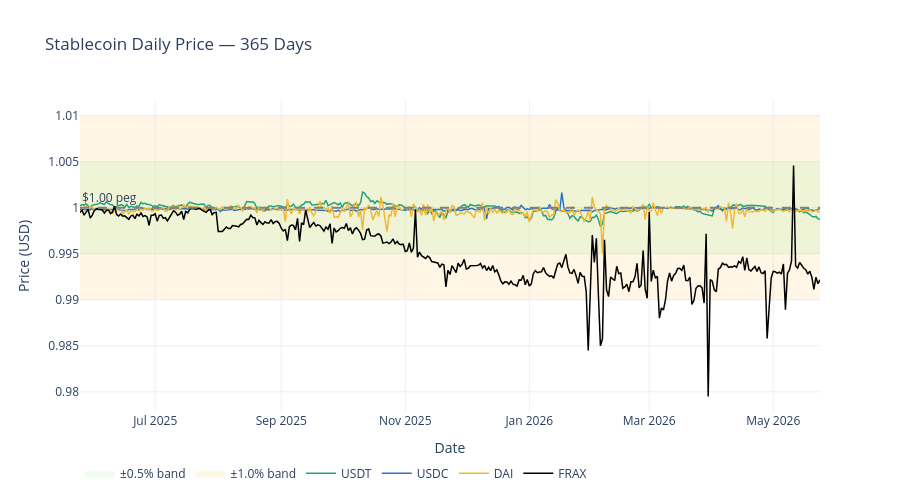

This figure's notebook cell:
### Markdown cell above
### 5.1 — Daily Price Time Series with Peg Bands

### Code cell
fig = go.Figure()
x_band = list(prices.index) + list(prices.index[::-1])
fig.add_trace(go.Scatter(x=x_band,
    y=[1+TIGHT_BAND]*len(prices) + [1-TIGHT_BAND]*len(prices),
    fill="toself", fillcolor="rgba(144,238,144,0.15)",
    line=dict(color="rgba(0,0,0,0)"), name="±0.5% band"))
fig.add_trace(go.Scatter(x=x_band,
    y=[1+DEPEG_BAND]*len(prices) + [1-DEPEG_BAND]*len(prices),
    fill="toself", fillcolor="rgba(255,165,0,0.10)",
    line=dict(color="rgba(0,0,0,0)"), name="±1.0% band"))
fig.add_hline(y=1.0, line_dash="dash", line_color="gray",
    annotation_text="$1.00 peg", annotation_position="top left")
for ticker in COINS:
    fig.add_trace(go.Scatter(x=prices.index, y=prices[ticker],
        mode="lines", name=ticker, line=dict(color=COLORS[ticker], width=1.5)))
fig.update_layout(title="Stablecoin Daily Price — 365 Days",
    xaxis_title="Date", yaxis_title="Price (USD)",
    hovermode="x unified", template="plotly_white",
    legend=dict(orientation="h", y=-0.15), height=500)

save_chart(fig, "price_timeseries.png", height=500)
fig.show()

### Figure 1 — Plotly figure (JSON) as saved in the notebook; plotly's stock layout.template omitted (floating-point values rounded to 4 significant figures; data arrays with more than 128 entries replaced by an {"elided": "..."} marker saying what was removed)
{"data": [{"fill": "toself", "fillcolor": "rgba(144,238,144,0.15)", "line": {"color": "rgba(0,0,0,0)"}, "name": "±0.5% band", "type": "scatter", "x": {"elided": "730 str values"}, "y": {"elided": "730 float values"}}, {"fill": "toself", "fillcolor": "rgba(255,165,0,0.10)", "line": {"color": "rgba(0,0,0,0)"}, "name": "±1.0% band", "type": "scatter", "x": {"elided": "730 str values"}, "y": {"elided": "730 float values"}}, {"line": {"color": "#26A17B", "width": 1.5}, "mode": "lines", "name": "USDT", "type": "scatter", "x": {"elided": "365 str values"}, "y": {"elided": "365 float values"}}, {"line": {"color": "#2775CA", "width": 1.5}, "mode": "lines", "name": "USDC", "type": "scatter", "x": {"elided": "365 str values"}, "y": {"elided": "365 float values"}}, {"line": {"color": "#F4B731", "width": 1.5}, "mode": "lines", "name": "DAI", "type": "scatter", "x": {"elided": "365 str values"}, "y": {"elided": "365 float values"}}, {"line": {"color": "#000000", "width": 1.5}, "mode": "lines", "name": "FRAX", "type": "scatter", "x": {"elided": "365 str values"}, "y": {"elided": "365 float values"}}], "layout": {"annotations": [{"showarrow": false, "text": "$1.00 peg", "x": 0, "xanchor": "left", "xref": "x domain", "y": 1, "yanchor": "bottom", "yref": "y"}], "height": 500, "hovermode": "x unified", "legend": {"orientation": "h", "y": -0.15}, "shapes": [{"line": {"color": "gray", "dash": "dash"}, "type": "line", "x0": 0, "x1": 1, "xref": "x domain", "y0": 1, "y1": 1, "yref": "y"}], "title": {"text": "Stablecoin Daily Price — 365 Days"}, "xaxis": {"title": {"text": "Date"}}, "yaxis": {"title": {"text": "Price (USD)"}}}}
